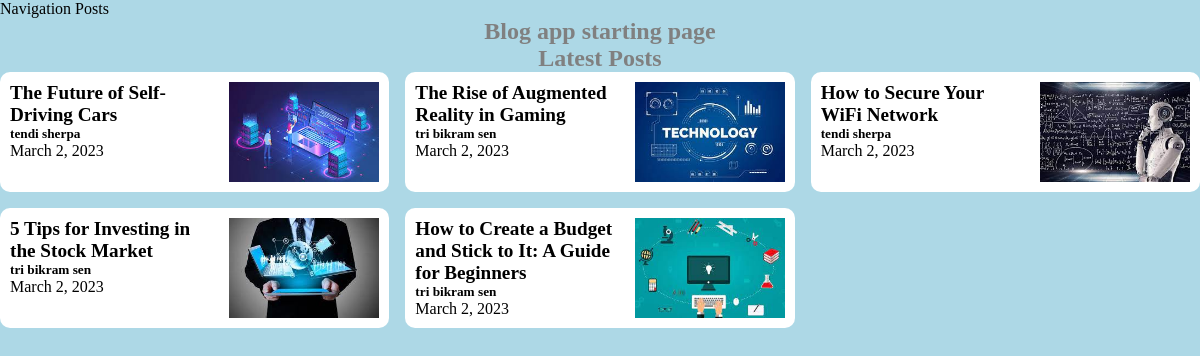
The page / on the database its author committed.
### blog/models.py (models this page shows)
class Post(models.Model):
    title = models.CharField(max_length=150)
    image = models.ImageField(upload_to='images')
    date = models.DateField(auto_now=True)
    slug = models.SlugField(unique=True, db_index=True)
    content = models.TextField(validators=[MinLengthValidator(30)])
    author = models.ForeignKey(
        Author, on_delete=models.SET_NULL, null=True, related_name='posts')
    tags = models.ManyToManyField(Tag)

class Author(models.Model):
    first_name = models.CharField(max_length=50)
    last_name = models.CharField(max_length=50)
    email = models.EmailField()
    def full_name(self):
        return f'{self.first_name} {self.last_name}'
    def __str__(self):
        return self.full_name()

### blog/views.py (the view)
# urls.py: path('', views.index, name='blog-index'),
def index(request):
    latest_post = Post.objects.all().order_by(
        "-date")[:6]  # three most recent post
    return render(request, 'blog/index.html', {'posts': latest_post})

### blog/templates/blog/index.html (shortened to what this page needs)
{% extends 'base.html' %}
{% load static %}
{% block app_css %}
  <link rel='stylesheet' href="{% static 'blog/index.css' %}" />
{% endblock app_css %}
{% block content %}
  <section id="greeting">
    <h1>Blog app starting page</h1>
  </section>
  <section id="new">
    <h1>Latest Posts</h1>
    <div class="latest-posts center-content">
      {% for post in posts %}
        {% include 'blog/includes/post.html' %}
      {% endfor %}
    </div>
  </section>
{% endblock content %}

### blog/templates/blog/includes/post.html (shortened to what this page needs)
{% load static %}
{% block app_css %}
    <link rel="stylesheet" href="{% static 'blog/post.css' %}">
{% endblock app_css %}
<a href="{% url 'blog-single-post' post.slug %}">
    <article>
        <div class='about'>
            <h3>{{ post.title }}</h3>
            <h5>{{ post.author }}</h5>
            <p>{{ post.date }}</p>
        </div>
        <div class='small-image'>
            <img src="{{ post.image.url }}" alt="{{ post.image }}" />
        </div>
    </article>
</a>

### static/style/index.css (style rules this page uses)
* { margin: 0; padding: 0; box-sizing: border-box; }
body { background: lightblue; }
img { width: 100%; height: 100%; object-fit: cover; }
a { text-decoration: none; color: black; }

### blog/static/blog/index.css (style rules this page uses)
h1 { text-align: center; color: grey; }
.latest-posts { display: grid; gap: 1rem; grid-template-columns: 1fr 1fr 1fr; }

### blog/static/blog/post.css (style rules this page uses)
h3 { font-size: 1.2rem; }
article { display: grid; grid-template-columns: 1fr auto; background: white; border-radius: 10px; padding: 10px; }
.small-image { width: 150px; height: 100px; margin-left: 1rem; }

### rows shown on the page
Post: title "The Future of Self-Driving Cars", author "tendi sherpa", date "March 2, 2023", image (picture)
Post: title "The Rise of Augmented Reality in Gaming", author "tri bikram sen", date "March 2, 2023", image (picture)
Post: title "How to Secure Your WiFi Network", author "tendi sherpa", date "March 2, 2023", image (picture)
Post: title "5 Tips for Investing in the Stock Market", author "tri bikram sen", date "March 2, 2023", image (picture)
Post: title "How to Create a Budget and Stick to It: A Guide for Beginners", author "tri bikram sen", date "March 2, 2023", image (picture)
